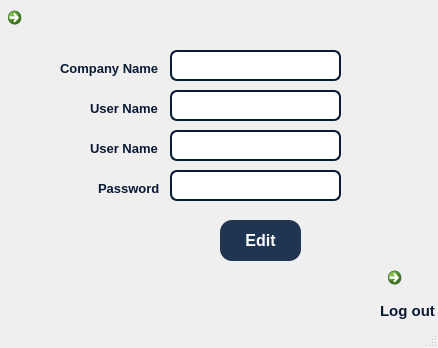
<?xml version="1.0" encoding="UTF-8"?>
<ui version="4.0">
 <class>MainWindow</class>
 <widget class="QMainWindow" name="MainWindow">
  <property name="geometry">
   <rect>
    <x>0</x>
    <y>0</y>
    <width>438</width>
    <height>348</height>
   </rect>
  </property>
  <property name="windowTitle">
   <string>MainWindow</string>
  </property>
  <widget class="QWidget" name="centralwidget">
   <widget class="QLabel" name="label">
    <property name="geometry">
     <rect>
      <x>-440</x>
      <y>0</y>
      <width>971</width>
      <height>651</height>
     </rect>
    </property>
    <property name="text">
     <string/>
    </property>
    <property name="pixmap">
     <pixmap>../plan.jpg</pixmap>
    </property>
   </widget>
   <widget class="QLineEdit" name="lineEdit_6">
    <property name="geometry">
     <rect>
      <x>170</x>
      <y>90</y>
      <width>171</width>
      <height>31</height>
     </rect>
    </property>
    <property name="font">
     <font>
      <pointsize>8</pointsize>
     </font>
    </property>
    <property name="tabletTracking">
     <bool>false</bool>
    </property>
    <property name="autoFillBackground">
     <bool>false</bool>
    </property>
    <property name="styleSheet">
     <string notr="true">border: 1.5px solid  rgb(9, 26, 52); 
border-radius: 7px;
padding: 5px 5px;
</string>
    </property>
    <property name="text">
     <string/>
    </property>
    <property name="placeholderText">
     <string/>
    </property>
   </widget>
   <widget class="QLabel" name="label_21">
    <property name="geometry">
     <rect>
      <x>90</x>
      <y>140</y>
      <width>71</width>
      <height>16</height>
     </rect>
    </property>
    <property name="font">
     <font>
      <pointsize>10</pointsize>
      <weight>75</weight>
      <italic>false</italic>
      <bold>true</bold>
     </font>
    </property>
    <property name="styleSheet">
     <string notr="true">color: rgb(9, 26, 52);</string>
    </property>
    <property name="text">
     <string>User Name</string>
    </property>
   </widget>
   <widget class="QCommandLinkButton" name="commandLinkButton_6">
    <property name="geometry">
     <rect>
      <x>0</x>
      <y>0</y>
      <width>51</width>
      <height>51</height>
     </rect>
    </property>
    <property name="cursor">
     <cursorShape>PointingHandCursor</cursorShape>
    </property>
    <property name="text">
     <string/>
    </property>
    <property name="icon">
     <iconset>
      <normaloff>back_icon.png</normaloff>back_icon.png</iconset>
    </property>
    <property name="iconSize">
     <size>
      <width>40</width>
      <height>40</height>
     </size>
    </property>
   </widget>
   <widget class="QLabel" name="label_20">
    <property name="geometry">
     <rect>
      <x>98</x>
      <y>180</y>
      <width>71</width>
      <height>16</height>
     </rect>
    </property>
    <property name="font">
     <font>
      <pointsize>10</pointsize>
      <weight>75</weight>
      <italic>false</italic>
      <bold>true</bold>
     </font>
    </property>
    <property name="styleSheet">
     <string notr="true">color: rgb(9, 26, 52);</string>
    </property>
    <property name="text">
     <string>Password</string>
    </property>
   </widget>
   <widget class="QLineEdit" name="lineEdit_5">
    <property name="geometry">
     <rect>
      <x>170</x>
      <y>50</y>
      <width>171</width>
      <height>31</height>
     </rect>
    </property>
    <property name="font">
     <font>
      <pointsize>8</pointsize>
     </font>
    </property>
    <property name="tabletTracking">
     <bool>false</bool>
    </property>
    <property name="autoFillBackground">
     <bool>false</bool>
    </property>
    <property name="styleSheet">
     <string notr="true">border: 1.5px solid  rgb(9, 26, 52); 
border-radius: 7px;
padding: 5px 5px;
</string>
    </property>
    <property name="text">
     <string/>
    </property>
    <property name="placeholderText">
     <string/>
    </property>
   </widget>
   <widget class="QLabel" name="label_18">
    <property name="geometry">
     <rect>
      <x>60</x>
      <y>60</y>
      <width>111</width>
      <height>16</height>
     </rect>
    </property>
    <property name="font">
     <font>
      <pointsize>10</pointsize>
      <weight>75</weight>
      <italic>false</italic>
      <bold>true</bold>
     </font>
    </property>
    <property name="styleSheet">
     <string notr="true">color: rgb(9, 26, 52);</string>
    </property>
    <property name="text">
     <string>Company Name</string>
    </property>
   </widget>
   <widget class="QLineEdit" name="lineEdit_7">
    <property name="geometry">
     <rect>
      <x>170</x>
      <y>170</y>
      <width>171</width>
      <height>31</height>
     </rect>
    </property>
    <property name="font">
     <font>
      <pointsize>8</pointsize>
     </font>
    </property>
    <property name="tabletTracking">
     <bool>false</bool>
    </property>
    <property name="autoFillBackground">
     <bool>false</bool>
    </property>
    <property name="styleSheet">
     <string notr="true">border: 1.5px solid  rgb(9, 26, 52); 
border-radius: 7px;
padding: 5px 5px;
</string>
    </property>
    <property name="text">
     <string/>
    </property>
    <property name="echoMode">
     <enum>QLineEdit::Password</enum>
    </property>
    <property name="placeholderText">
     <string/>
    </property>
   </widget>
   <widget class="QCommandLinkButton" name="commandLinkButton_3">
    <property name="geometry">
     <rect>
      <x>380</x>
      <y>260</y>
      <width>61</width>
      <height>61</height>
     </rect>
    </property>
    <property name="cursor">
     <cursorShape>PointingHandCursor</cursorShape>
    </property>
    <property name="text">
     <string/>
    </property>
    <property name="icon">
     <iconset>
      <normaloff>logout.png</normaloff>logout.png</iconset>
    </property>
    <property name="iconSize">
     <size>
      <width>40</width>
      <height>40</height>
     </size>
    </property>
   </widget>
   <widget class="QPushButton" name="pushButton">
    <property name="enabled">
     <bool>true</bool>
    </property>
    <property name="geometry">
     <rect>
      <x>220</x>
      <y>220</y>
      <width>81</width>
      <height>41</height>
     </rect>
    </property>
    <property name="font">
     <font>
      <pointsize>12</pointsize>
      <weight>75</weight>
      <bold>true</bold>
     </font>
    </property>
    <property name="cursor">
     <cursorShape>PointingHandCursor</cursorShape>
    </property>
    <property name="styleSheet">
     <string notr="true">color: rgb(255, 255, 255);
background-color: rgb(32, 53, 82);
border-radius: 12px;
box-shadow: 0 8px 16px 0 rgba(0,0,0,0.2), 0 6px 20px 0 rgba(0,0,0,0.19);
box-shadow: 0 5px #666;
transform: translateY(4px) ;
</string>
    </property>
    <property name="inputMethodHints">
     <set>Qt::ImhNone</set>
    </property>
    <property name="text">
     <string>Edit</string>
    </property>
    <property name="icon">
     <iconset>
      <normaloff>../../../Desktop/GRAPHICS/UI/unlock.png</normaloff>../../../Desktop/GRAPHICS/UI/unlock.png</iconset>
    </property>
    <property name="checkable">
     <bool>false</bool>
    </property>
    <property name="checked">
     <bool>false</bool>
    </property>
    <property name="autoRepeat">
     <bool>false</bool>
    </property>
    <property name="autoExclusive">
     <bool>false</bool>
    </property>
    <property name="default">
     <bool>true</bool>
    </property>
    <property name="flat">
     <bool>false</bool>
    </property>
   </widget>
   <widget class="QLabel" name="label_19">
    <property name="geometry">
     <rect>
      <x>90</x>
      <y>100</y>
      <width>71</width>
      <height>16</height>
     </rect>
    </property>
    <property name="font">
     <font>
      <pointsize>10</pointsize>
      <weight>75</weight>
      <italic>false</italic>
      <bold>true</bold>
     </font>
    </property>
    <property name="styleSheet">
     <string notr="true">color: rgb(9, 26, 52);</string>
    </property>
    <property name="text">
     <string>User Name</string>
    </property>
   </widget>
   <widget class="QLineEdit" name="lineEdit_8">
    <property name="geometry">
     <rect>
      <x>170</x>
      <y>130</y>
      <width>171</width>
      <height>31</height>
     </rect>
    </property>
    <property name="font">
     <font>
      <pointsize>8</pointsize>
     </font>
    </property>
    <property name="tabletTracking">
     <bool>false</bool>
    </property>
    <property name="autoFillBackground">
     <bool>false</bool>
    </property>
    <property name="styleSheet">
     <string notr="true">border: 1.5px solid  rgb(9, 26, 52); 
border-radius: 7px;
padding: 5px 5px;
</string>
    </property>
    <property name="text">
     <string/>
    </property>
    <property name="placeholderText">
     <string/>
    </property>
   </widget>
   <widget class="QLabel" name="label_5">
    <property name="geometry">
     <rect>
      <x>380</x>
      <y>290</y>
      <width>61</width>
      <height>41</height>
     </rect>
    </property>
    <property name="font">
     <font>
      <pointsize>11</pointsize>
      <weight>75</weight>
      <italic>false</italic>
      <bold>true</bold>
     </font>
    </property>
    <property name="styleSheet">
     <string notr="true">color: rgb(9, 26, 52);</string>
    </property>
    <property name="text">
     <string>Log out</string>
    </property>
   </widget>
  </widget>
  <widget class="QMenuBar" name="menubar">
   <property name="geometry">
    <rect>
     <x>0</x>
     <y>0</y>
     <width>438</width>
     <height>21</height>
    </rect>
   </property>
  </widget>
  <widget class="QStatusBar" name="statusbar"/>
 </widget>
 <resources/>
 <connections/>
</ui>
